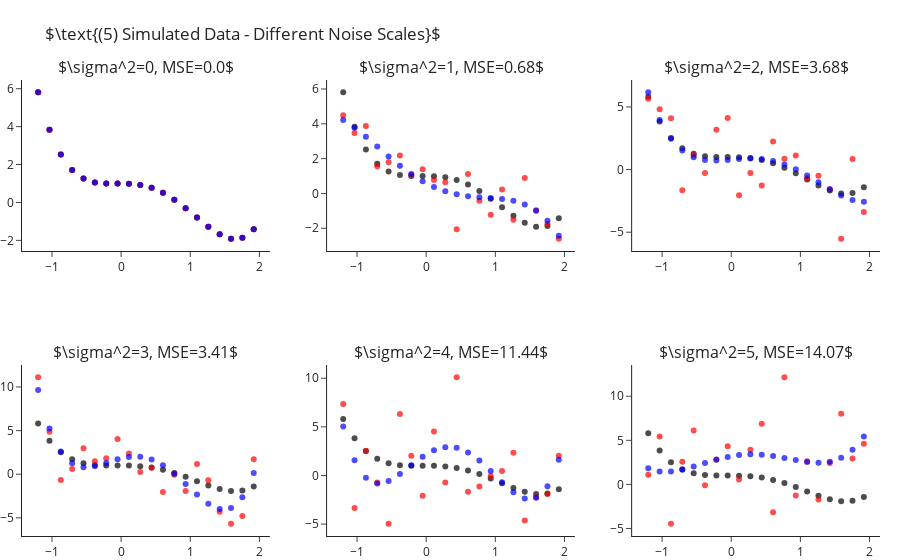

The code cell stored with this chart in its notebook:
### Markdown cell above
How is it that we are able to fit "better" models for $k$s larger than the true one? As we increase $k$ we enable the model
more "degrees of freedom" to try and adapt itself to the observed data. The higher $k$ the more the learner will "go after
the noise" and miss the real signal of the data. In other words, what we have just observed is what is known as **overfitting**.

Later in the course we will learn methods for detection and avoidance of overfitting.


## Fitting Polynomial Over Different Sample Noise Levels

Next, let us set $k=4$ (the true values) and study the outputted models when training over different noise levels. Though
we will only be changing the scale of the noise (i.e. the variance, $\sigma^2$), changing other properties such as its
distribution is interesting too. As we would expect, as we increase the scale of the noise our error increases. We can
observe this also in a visual manner, where the fitted polynomial (in blue) less and less resembles the actual model (in black).

### Code cell
scales = range(6)
fig = make_subplots(2, 3, subplot_titles=list(map(str, scales)))
for i, s in enumerate(scales):
    r,c = i//3+1, i%3+1
    
    y = y_ + np.random.normal(scale=s, size=len(y_))
    y_hat = make_pipeline(PolynomialFeatures(4), LinearRegression(fit_intercept=False)).fit(X, y).predict(X)

    fig.add_traces([go.Scatter(x=x, y=y_, mode="markers", name="Real Points",  marker=dict(color="black", opacity=.7), showlegend=False),
                    go.Scatter(x=x, y=y, mode="markers", name="Observed Points",  marker=dict(color="red", opacity=.7), showlegend=False),
                    go.Scatter(x=x, y=y_hat, mode="markers", name="Predicted Points",  marker=dict(color="blue", opacity=.7), showlegend=False)], rows=r, cols=c)
    fig["layout"]["annotations"][i]["text"] = rf"$\sigma^2={{0}}, MSE={{1}}$".format(s, round(np.mean((y-y_hat)**2), 2))

fig.update_layout(title=r"$\text{(5) Simulated Data - Different Noise Scales}$", margin=dict(t=80)).show()

### Figure 1 — Plotly figure (JSON) as saved in the notebook; plotly's stock layout.template omitted (floating-point values rounded to 4 significant figures)
{"data": [{"marker": {"color": "black", "opacity": 0.7}, "mode": "markers", "name": "Real Points", "showlegend": false, "x": [-1.2, -1.036, -0.8718, -0.7077, -0.5436, -0.3795, -0.2154, -0.05128, 0.1128, 0.2769, 0.441, 0.6051, 0.7692, 0.9333, 1.097, 1.262, 1.426, 1.59, 1.754, 1.918], "y": [5.81, 3.838, 2.523, 1.709, 1.261, 1.058, 0.9989, 0.999, 0.9909, 0.9251, 0.769, 0.5078, 0.1439, -0.3028, -0.7951, -1.278, -1.68, -1.912, -1.866, -1.418], "type": "scatter", "xaxis": "x", "yaxis": "y"}, {"marker": {"color": "red", "opacity": 0.7}, "mode": "markers", "name": "Observed Points", "showlegend": false, "x": [-1.2, -1.036, -0.8718, -0.7077, -0.5436, -0.3795, -0.2154, -0.05128, 0.1128, 0.2769, 0.441, 0.6051, 0.7692, 0.9333, 1.097, 1.262, 1.426, 1.59, 1.754, 1.918], "y": [5.81, 3.838, 2.523, 1.709, 1.261, 1.058, 0.9989, 0.999, 0.9909, 0.9251, 0.769, 0.5078, 0.1439, -0.3028, -0.7951, -1.278, -1.68, -1.912, -1.866, -1.418], "type": "scatter", "xaxis": "x", "yaxis": "y"}, {"marker": {"color": "blue", "opacity": 0.7}, "mode": "markers", "name": "Predicted Points", "showlegend": false, "x": [-1.2, -1.036, -0.8718, -0.7077, -0.5436, -0.3795, -0.2154, -0.05128, 0.1128, 0.2769, 0.441, 0.6051, 0.7692, 0.9333, 1.097, 1.262, 1.426, 1.59, 1.754, 1.918], "y": [5.81, 3.838, 2.523, 1.709, 1.261, 1.058, 0.9989, 0.999, 0.9909, 0.9251, 0.769, 0.5078, 0.1439, -0.3028, -0.7951, -1.278, -1.68, -1.912, -1.866, -1.418], "type": "scatter", "xaxis": "x", "yaxis": "y"}, {"marker": {"color": "black", "opacity": 0.7}, "mode": "markers", "name": "Real Points", "showlegend": false, "x": [-1.2, -1.036, -0.8718, -0.7077, -0.5436, -0.3795, -0.2154, -0.05128, 0.1128, 0.2769, 0.441, 0.6051, 0.7692, 0.9333, 1.097, 1.262, 1.426, 1.59, 1.754, 1.918], "y": [5.81, 3.838, 2.523, 1.709, 1.261, 1.058, 0.9989, 0.999, 0.9909, 0.9251, 0.769, 0.5078, 0.1439, -0.3028, -0.7951, -1.278, -1.68, -1.912, -1.866, -1.418], "type": "scatter", "xaxis": "x2", "yaxis": "y2"}, {"marker": {"color": "red", "opacity": 0.7}, "mode": "markers", "name": "Observed Points", "showlegend": false, "x": [-1.2, -1.036, -0.8718, -0.7077, -0.5436, -0.3795, -0.2154, -0.05128, 0.1128, 0.2769, 0.441, 0.6051, 0.7692, 0.9333, 1.097, 1.262, 1.426, 1.59, 1.754, 1.918], "y": [4.492, 3.468, 3.876, 1.568, 1.788, 2.18, 1.066, 1.389, 0.7726, 0.6415, -2.053, 1.119, -0.4214, -1.221, 0.2205, -1.511, 0.8825, -0.9582, -1.76, -2.598], "type": "scatter", "xaxis": "x2", "yaxis": "y2"}, {"marker": {"color": "blue", "opacity": 0.7}, "mode": "markers", "name": "Predicted Points", "showlegend": false, "x": [-1.2, -1.036, -0.8718, -0.7077, -0.5436, -0.3795, -0.2154, -0.05128, 0.1128, 0.2769, 0.441, 0.6051, 0.7692, 0.9333, 1.097, 1.262, 1.426, 1.59, 1.754, 1.918], "y": [4.225, 3.78, 3.254, 2.69, 2.127, 1.595, 1.116, 0.706, 0.3755, 0.1261, -0.04702, -0.1556, -0.2185, -0.2615, -0.3174, -0.426, -0.6341, -0.9955, -1.571, -2.429], "type": "scatter", "xaxis": "x2", "yaxis": "y2"}, {"marker": {"color": "black", "opacity": 0.7}, "mode": "markers", "name": "Real Points", "showlegend": false, "x": [-1.2, -1.036, -0.8718, -0.7077, -0.5436, -0.3795, -0.2154, -0.05128, 0.1128, 0.2769, 0.441, 0.6051, 0.7692, 0.9333, 1.097, 1.262, 1.426, 1.59, 1.754, 1.918], "y": [5.81, 3.838, 2.523, 1.709, 1.261, 1.058, 0.9989, 0.999, 0.9909, 0.9251, 0.769, 0.5078, 0.1439, -0.3028, -0.7951, -1.278, -1.68, -1.912, -1.866, -1.418], "type": "scatter", "xaxis": "x3", "yaxis": "y3"}, {"marker": {"color": "red", "opacity": 0.7}, "mode": "markers", "name": "Observed Points", "showlegend": false, "x": [-1.2, -1.036, -0.8718, -0.7077, -0.5436, -0.3795, -0.2154, -0.05128, 0.1128, 0.2769, 0.441, 0.6051, 0.7692, 0.9333, 1.097, 1.262, 1.426, 1.59, 1.754, 1.918], "y": [5.652, 4.811, 4.094, -1.657, 1.164, -0.2657, 3.18, 4.116, -2.055, -0.2721, -1.27, 2.235, 0.8573, 1.129, -0.6892, -0.4928, -1.575, -5.518, 0.8378, -3.389], "type": "scatter", "xaxis": "x3", "yaxis": "y3"}, {"marker": {"color": "blue", "opacity": 0.7}, "mode": "markers", "name": "Predicted Points", "showlegend": false, "x": [-1.2, -1.036, -0.8718, -0.7077, -0.5436, -0.3795, -0.2154, -0.05128, 0.1128, 0.2769, 0.441, 0.6051, 0.7692, 0.9333, 1.097, 1.262, 1.426, 1.59, 1.754, 1.918], "y": [6.168, 3.961, 2.463, 1.52, 0.9928, 0.7602, 0.7155, 0.7677, 0.842, 0.879, 0.8353, 0.6831, 0.4105, 0.02126, -0.4651, -1.013, -1.572, -2.074, -2.438, -2.565], "type": "scatter", "xaxis": "x3", "yaxis": "y3"}, {"marker": {"color": "black", "opacity": 0.7}, "mode": "markers", "name": "Real Points", "showlegend": false, "x": [-1.2, -1.036, -0.8718, -0.7077, -0.5436, -0.3795, -0.2154, -0.05128, 0.1128, 0.2769, 0.441, 0.6051, 0.7692, 0.9333, 1.097, 1.262, 1.426, 1.59, 1.754, 1.918], "y": [5.81, 3.838, 2.523, 1.709, 1.261, 1.058, 0.9989, 0.999, 0.9909, 0.9251, 0.769, 0.5078, 0.1439, -0.3028, -0.7951, -1.278, -1.68, -1.912, -1.866, -1.418], "type": "scatter", "xaxis": "x4", "yaxis": "y4"}, {"marker": {"color": "red", "opacity": 0.7}, "mode": "markers", "name": "Observed Points", "showlegend": false, "x": [-1.2, -1.036, -0.8718, -0.7077, -0.5436, -0.3795, -0.2154, -0.05128, 0.1128, 0.2769, 0.441, 0.6051, 0.7692, 0.9333, 1.097, 1.262, 1.426, 1.59, 1.754, 1.918], "y": [11.11, 4.856, -0.6674, 0.589, 2.991, 1.488, 1.842, 4.05, 2.373, 0.2437, 0.7505, -2.045, -0.05374, -1.935, 1.173, -0.6843, -4.289, -5.67, -4.784, 1.727], "type": "scatter", "xaxis": "x4", "yaxis": "y4"}, {"marker": {"color": "blue", "opacity": 0.7}, "mode": "markers", "name": "Predicted Points", "showlegend": false, "x": [-1.2, -1.036, -0.8718, -0.7077, -0.5436, -0.3795, -0.2154, -0.05128, 0.1128, 0.2769, 0.441, 0.6051, 0.7692, 0.9333, 1.097, 1.262, 1.426, 1.59, 1.754, 1.918], "y": [9.652, 5.249, 2.6, 1.252, 0.8045, 0.9154, 1.296, 1.713, 1.989, 2.001, 1.683, 1.021, 0.05832, -1.106, -2.318, -3.369, -3.996, -3.878, -2.642, 0.1419], "type": "scatter", "xaxis": "x4", "yaxis": "y4"}, {"marker": {"color": "black", "opacity": 0.7}, "mode": "markers", "name": "Real Points", "showlegend": false, "x": [-1.2, -1.036, -0.8718, -0.7077, -0.5436, -0.3795, -0.2154, -0.05128, 0.1128, 0.2769, 0.441, 0.6051, 0.7692, 0.9333, 1.097, 1.262, 1.426, 1.59, 1.754, 1.918], "y": [5.81, 3.838, 2.523, 1.709, 1.261, 1.058, 0.9989, 0.999, 0.9909, 0.9251, 0.769, 0.5078, 0.1439, -0.3028, -0.7951, -1.278, -1.68, -1.912, -1.866, -1.418], "type": "scatter", "xaxis": "x5", "yaxis": "y5"}, {"marker": {"color": "red", "opacity": 0.7}, "mode": "markers", "name": "Observed Points", "showlegend": false, "x": [-1.2, -1.036, -0.8718, -0.7077, -0.5436, -0.3795, -0.2154, -0.05128, 0.1128, 0.2769, 0.441, 0.6051, 0.7692, 0.9333, 1.097, 1.262, 1.426, 1.59, 1.754, 1.918], "y": [7.352, -3.358, 2.52, -0.7194, -4.961, 6.318, 2.032, -2.083, 4.524, -0.7171, 10.1, -1.677, -1.131, -0.04174, 0.4565, 2.337, -4.63, -2.234, -1.897, 2.035], "type": "scatter", "xaxis": "x5", "yaxis": "y5"}, {"marker": {"color": "blue", "opacity": 0.7}, "mode": "markers", "name": "Predicted Points", "showlegend": false, "x": [-1.2, -1.036, -0.8718, -0.7077, -0.5436, -0.3795, -0.2154, -0.05128, 0.1128, 0.2769, 0.441, 0.6051, 0.7692, 0.9333, 1.097, 1.262, 1.426, 1.59, 1.754, 1.918], "y": [5.028, 1.562, -0.2341, -0.813, -0.5725, 0.1456, 1.055, 1.926, 2.584, 2.91, 2.841, 2.369, 1.543, 0.4678, -0.6973, -1.737, -2.379, -2.296, -1.106, 1.629], "type": "scatter", "xaxis": "x5", "yaxis": "y5"}, {"marker": {"color": "black", "opacity": 0.7}, "mode": "markers", "name": "Real Points", "showlegend": false, "x": [-1.2, -1.036, -0.8718, -0.7077, -0.5436, -0.3795, -0.2154, -0.05128, 0.1128, 0.2769, 0.441, 0.6051, 0.7692, 0.9333, 1.097, 1.262, 1.426, 1.59, 1.754, 1.918], "y": [5.81, 3.838, 2.523, 1.709, 1.261, 1.058, 0.9989, 0.999, 0.9909, 0.9251, 0.769, 0.5078, 0.1439, -0.3028, -0.7951, -1.278, -1.68, -1.912, -1.866, -1.418], "type": "scatter", "xaxis": "x6", "yaxis": "y6"}, {"marker": {"color": "red", "opacity": 0.7}, "mode": "markers", "name": "Observed Points", "showlegend": false, "x": [-1.2, -1.036, -0.8718, -0.7077, -0.5436, -0.3795, -0.2154, -0.05128, 0.1128, 0.2769, 0.441, 0.6051, 0.7692, 0.9333, 1.097, 1.262, 1.426, 1.59, 1.754, 1.918], "y": [1.101, 5.426, -4.46, 2.575, 6.113, -0.09514, 2.834, 4.336, 0.5556, 3.93, 6.874, -3.166, 12.15, -1.269, 2.627, -1.723, 2.424, 8.004, 2.93, 4.611], "type": "scatter", "xaxis": "x6", "yaxis": "y6"}, {"marker": {"color": "blue", "opacity": 0.7}, "mode": "markers", "name": "Predicted Points", "showlegend": false, "x": [-1.2, -1.036, -0.8718, -0.7077, -0.5436, -0.3795, -0.2154, -0.05128, 0.1128, 0.2769, 0.441, 0.6051, 0.7692, 0.9333, 1.097, 1.262, 1.426, 1.59, 1.754, 1.918], "y": [1.836, 1.467, 1.45, 1.668, 2.018, 2.419, 2.801, 3.114, 3.322, 3.409, 3.373, 3.228, 3.006, 2.756, 2.542, 2.445, 2.563, 3.01, 3.918, 5.433], "type": "scatter", "xaxis": "x6", "yaxis": "y6"}], "layout": {"xaxis": {"anchor": "y", "domain": [0.0, 0.2889]}, "yaxis": {"anchor": "x", "domain": [0.625, 1.0]}, "xaxis2": {"anchor": "y2", "domain": [0.3556, 0.6444]}, "yaxis2": {"anchor": "x2", "domain": [0.625, 1.0]}, "xaxis3": {"anchor": "y3", "domain": [0.7111, 1.0]}, "yaxis3": {"anchor": "x3", "domain": [0.625, 1.0]}, "xaxis4": {"anchor": "y4", "domain": [0.0, 0.2889]}, "yaxis4": {"anchor": "x4", "domain": [0.0, 0.375]}, "xaxis5": {"anchor": "y5", "domain": [0.3556, 0.6444]}, "yaxis5": {"anchor": "x5", "domain": [0.0, 0.375]}, "xaxis6": {"anchor": "y6", "domain": [0.7111, 1.0]}, "yaxis6": {"anchor": "x6", "domain": [0.0, 0.375]}, "annotations": [{"font": {"size": 16}, "showarrow": false, "text": "$\\sigma^2=0, MSE=0.0$", "x": 0.1444, "xanchor": "center", "xref": "paper", "y": 1.0, "yanchor": "bottom", "yref": "paper"}, {"font": {"size": 16}, "showarrow": false, "text": "$\\sigma^2=1, MSE=0.68$", "x": 0.5, "xanchor": "center", "xref": "paper", "y": 1.0, "yanchor": "bottom", "yref": "paper"}, {"font": {"size": 16}, "showarrow": false, "text": "$\\sigma^2=2, MSE=3.68$", "x": 0.8556, "xanchor": "center", "xref": "paper", "y": 1.0, "yanchor": "bottom", "yref": "paper"}, {"font": {"size": 16}, "showarrow": false, "text": "$\\sigma^2=3, MSE=3.41$", "x": 0.1444, "xanchor": "center", "xref": "paper", "y": 0.375, "yanchor": "bottom", "yref": "paper"}, {"font": {"size": 16}, "showarrow": false, "text": "$\\sigma^2=4, MSE=11.44$", "x": 0.5, "xanchor": "center", "xref": "paper", "y": 0.375, "yanchor": "bottom", "yref": "paper"}, {"font": {"size": 16}, "showarrow": false, "text": "$\\sigma^2=5, MSE=14.07$", "x": 0.8556, "xanchor": "center", "xref": "paper", "y": 0.375, "yanchor": "bottom", "yref": "paper"}], "margin": {"t": 80}, "title": {"text": "$\\text{(5) Simulated Data - Different Noise Scales}$"}}}
